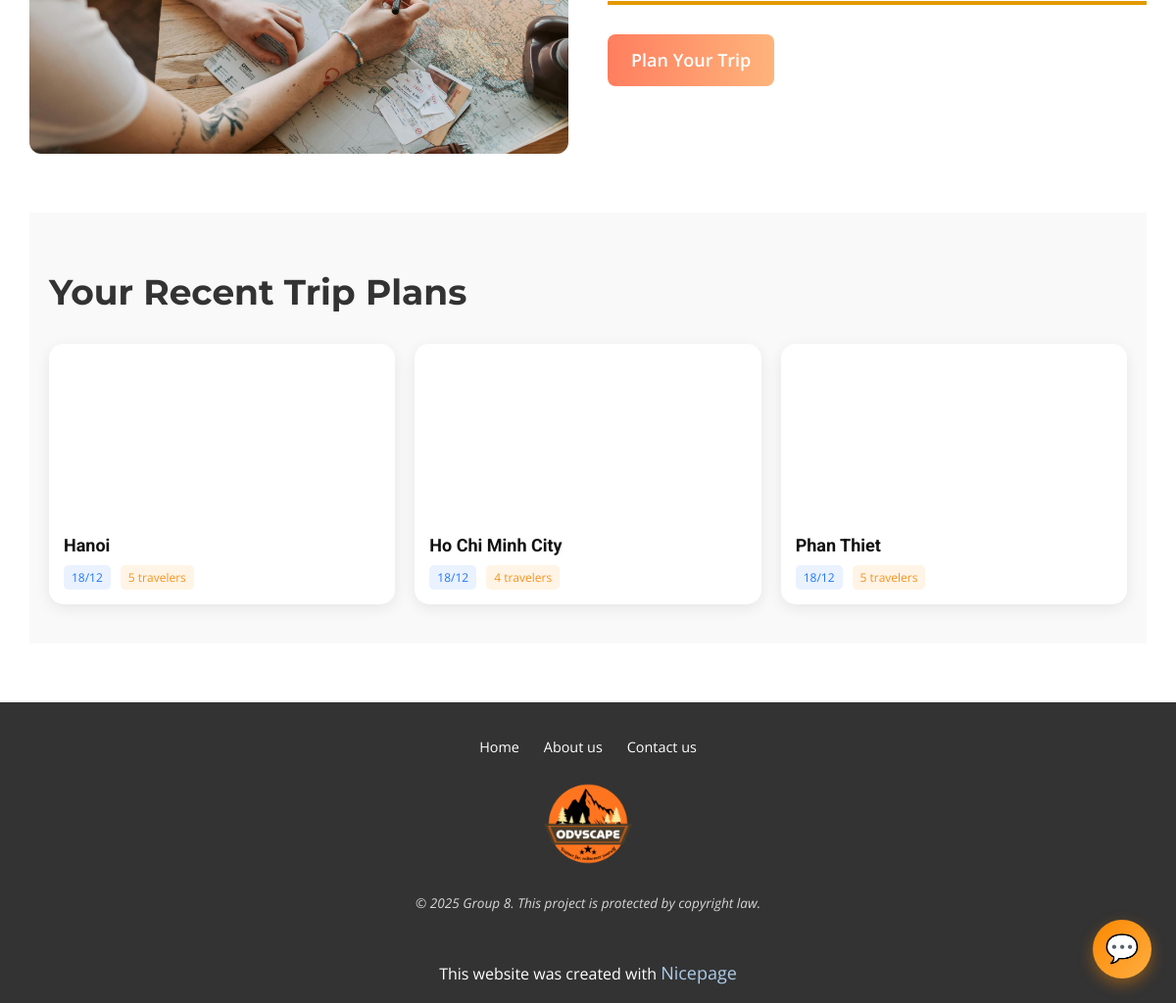
The app's page /en/ (signed in, lower part), older data.
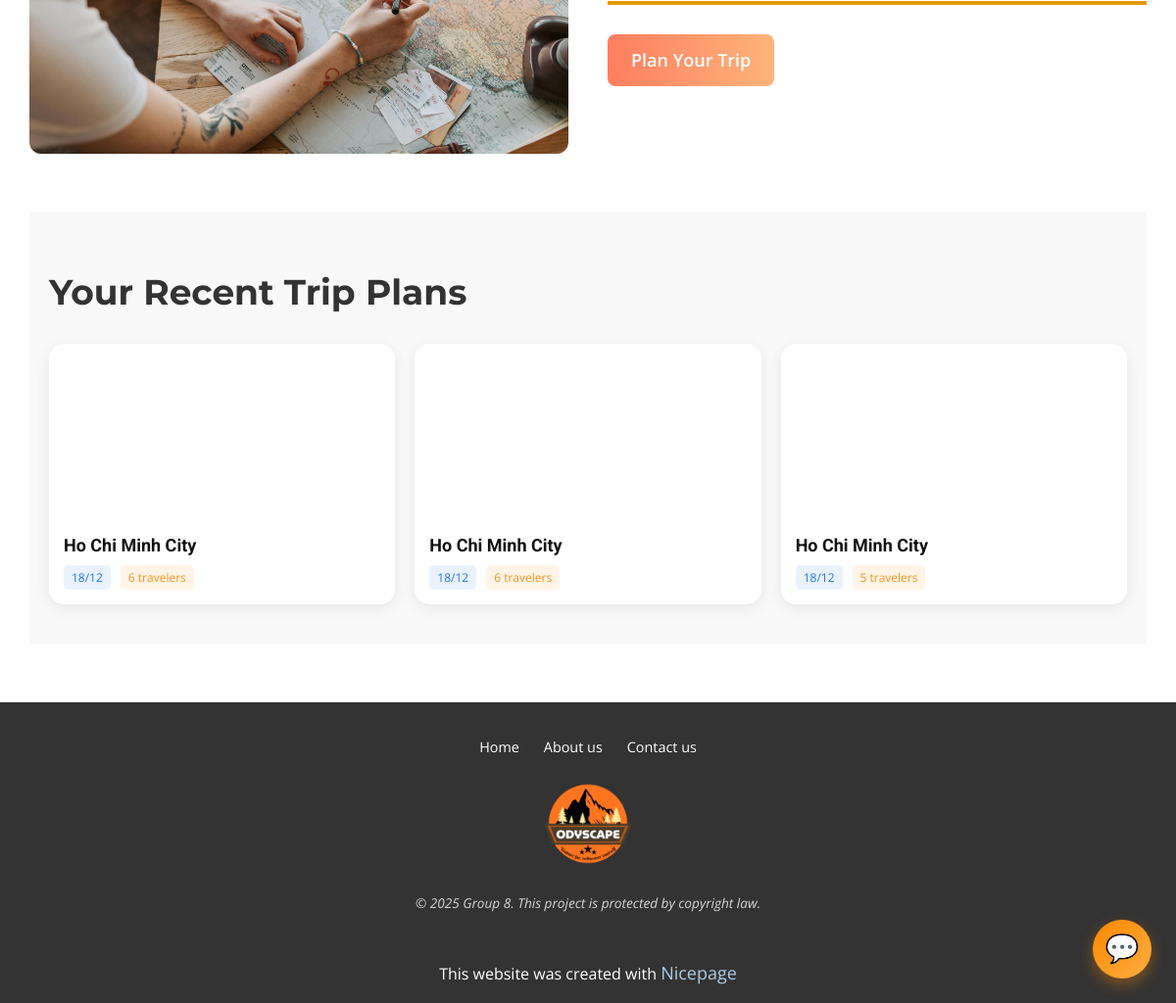
The same page, newer data.
### sightseeing/models.py (models this page shows, shortened)
class Trip(models.Model):
    user = models.ForeignKey(User, on_delete=models.CASCADE)
    destination = models.CharField(max_length=200, null=True, blank=True)
    departure_date = models.DateField(null=True, blank=True)
    arrival_date = models.DateField(null=True, blank=True)
    budget = models.IntegerField(null=True, blank=True)  # Budget in million VND
    travelers = models.IntegerField(default=1, null=True, blank=True)
    price_per_person = models.DecimalField(
        max_digits=10,
        decimal_places=2,
        null=True,
        blank=True
    )  # Price per person in VND
    created_at = models.DateTimeField(auto_now_add=True)
    updated_at = models.DateTimeField(auto_now=True)

### sightseeing/views.py (the view)
# urls.py: path('', views.get_home, name='home'),
@ensure_csrf_cookie
def get_home(request):
    all_locations = Location.objects.all().order_by('locationName')
    all_categories = Destinations.objects.values_list('category', flat=True).distinct().order_by('category')
    all_categories = [cat for cat in all_categories if cat]
    loc_danang = Location.objects.filter(locationName__icontains='Da Nang').first()
    loc_hcm = Location.objects.filter(locationName__icontains='Ho Chi Minh').first()
    loc_hanoi = Location.objects.filter(locationName__icontains='Hanoi').first()
    loc_hue = Location.objects.filter(locationName__icontains='Hue').first()
    loc_quangninh = Location.objects.filter(locationName__icontains='Quang Ninh').first()
    loc_phuquoc = Location.objects.filter(locationName__icontains='Phu Quoc').first()
    personalized_recommendations = []
    saved_trips = []
    if request.user.is_authenticated:
        saved_trips = Trip.objects.filter(user=request.user).order_by('-updated_at')[:3]
        for trip in saved_trips:
            trip.display_image = f"https://picsum.photos/seed/{trip.destination}/800/400"
            if trip.destination:
                search_term = trip.destination.strip()
                dest = Destinations.objects.filter(desName__icontains=search_term).first()
                if dest:
                    images = dest.get_image_list() if hasattr(dest, 'get_image_list') else []
                    trip.display_image = images[0] if images else (dest.image_url or trip.display_image)
                else:
                    dest_in_loc = Destinations.objects.filter(location__locationName__icontains=search_term).first()
                    if dest_in_loc:
                        images = dest_in_loc.get_image_list() if hasattr(dest_in_loc, 'get_image_list') else []
                        trip.display_image = images[0] if images else (dest_in_loc.image_url or trip.display_image)
        try:
            recommender = get_recommender()
            user_profile = UsersProfile.objects.filter(user=request.user).first()
            if user_profile and user_profile.custom_user_id:
                user_prefs = {}
                user_data = request.session.get('user_preferences')
                if user_data:
                    prefs = user_data.get('trip_preferences', {})
                    user_prefs = {
                        'category': ', '.join(prefs.get('tags', [])),
                        'budget': prefs.get('budget', 0)
                    }
                collab_recommendations = recommender.recommend_for_user(
                    user_profile.custom_user_id,
                    user_preferences=user_prefs,
                    top_n=6
                )
                if not collab_recommendations.empty:
                    print(f"Found {len(collab_recommendations)} personalized hybrid recommendations for homepage")
                    for _, row in collab_recommendations.iterrows():
                        try:
                            dest = Destinations.objects.get(destination_id=row['destination_id'])
                            rec_dict = {
                                'id': dest.id,
                                'name': dest.desName,
                                'location': dest.location.locationName if dest.location else 'Unknown',
                                'category': dest.category or 'General',
                                'rating': dest.rating or 0.0,
                                'image_url': dest.get_thumbnail_url() or 'https://picsum.photos/seed/default/400/300',
                                'hybrid_score': row['hybrid_score']
                            }
                            personalized_recommendations.append(rec_dict)
                        except Destinations.DoesNotExist:
                            continue
        except Exception as e:
            print(f"Error getting personalized hybrid recommendations: {e}")
    if not personalized_recommendations:
        try:
            recommender = get_recommender()
            popular_dests = recommender.get_popular_destinations(top_n=6)
            if not popular_dests.empty:
                for _, row in popular_dests.iterrows():
                    try:
                        dest = Destinations.objects.get(destination_id=row['destination_id'])
                        rec_dict = {
                            'id': dest.id,
                            'name': dest.desName,
                            'location': dest.location.locationName if dest.location else 'Unknown',
                            'category': dest.category or 'General',
                            'rating': dest.rating or 0.0,
                            'image_url': dest.get_thumbnail_url() or 'https://picsum.photos/seed/default/400/300',
                            'average_user_rating': row['average_user_rating']
                        }
                        personalized_recommendations.append(rec_dict)
                    except Destinations.DoesNotExist:
                        continue
        except Exception as e:
            print(f"Error getting popular destinations: {e}")
    context = {
        'all_locations': all_locations,
        'all_categories': all_categories,
        'danang_id': loc_danang.id if loc_danang else None,
        'hcm_id': loc_hcm.id if loc_hcm else None,
        'hanoi_id': loc_hanoi.id if loc_hanoi else None,
        'hue_id': loc_hue.id if loc_hue else None,
        'quangninh_id': loc_quangninh.id if loc_quangninh else None,
        'phuquoc_id': loc_phuquoc.id if loc_phuquoc else None,
        'saved_trips': saved_trips,
        'selected_location': '',
        'selected_category': '',
        'selected_rating': '',
        'personalized_recommendations': personalized_recommendations,
        'trip_count': TripItem.objects.filter(user=request.user).count() if request.user.is_authenticated else 0,
    }
    return render(request, 'homepage.html', context)

### sightseeing/Services/recommender.py (called while the page is built)
def get_recommender(reload=False) -> HybridRecommender:
    global _recommender_instance
    if _recommender_instance is None or reload:
        _recommender_instance = HybridRecommender()
    return _recommender_instance

### sightseeing/models.py (called while the page is built)
    def get_image_list(self):
        if self.image_urls:
            return [url.strip() for url in self.image_urls.split('|||') if url.strip()]
        elif self.image_url:
            return [self.image_url]
        return []

### sightseeing/templates/homepage.html (shortened to what the changed rows need)
{% load static %}
{% load i18n %}
<!DOCTYPE html>
<html style="font-size: 16px;" lang="{{ LANGUAGE_CODE }}"><head>
    <link rel="stylesheet" href="{% static 'css/nicepage.css' %}" media="screen">
  <link rel="stylesheet" href="{% static 'css/index.css' %}" media="screen">
</head>
<body data-home-page="Homepage.html" data-home-page-title="Homepage" data-path-to-root="./" data-include-products="true" class="u-body u-clearfix u-overlap u-overlap-contrast u-xl-mode" data-lang="en">
        <link rel="stylesheet" href="https://cdn.jsdelivr.net/npm/swiper@11/swiper-bundle.min.css" />
    <section id="sec-merged" class="u-clearfix u-white" style="padding:60px 20px;">
  <div class="u-clearfix u-sheet" style="max-width:1200px; margin:0 auto;">
    {% if saved_trips %}
<section class="u-clearfix u-section-saved-trips" style="padding: 40px 20px; background-color: #f9f9f9;">
  <div class="u-clearfix u-sheet" style="max-width: 1200px; margin: 0 auto;">
    <div style="display: flex; gap: 20px; flex-wrap: wrap; justify-content: flex-start;">
      {% for trip in saved_trips %}
      <a href="{% url 'trip_planner' %}?trip_id={{ trip.id }}" style="text-decoration: none; color: inherit; flex: 1 1 300px; max-width: 380px;">
        <div style="background: white; border-radius: 15px; overflow: hidden; box-shadow: 0 4px 15px rgba(0,0,0,0.08); transition: transform 0.2s;" onmouseover="this.style.transform='translateY(-5px)'" onmouseout="this.style.transform='translateY(0)'">
          <div style="height: 180px; background-image: url('{{ trip.display_image }}'); background-size: cover; background-position: center;"></div>
          <div style="padding: 15px;">
            <h4 style="margin: 0 0 10px; font-size: 18px; font-weight: 700;">{{ trip.destination }}</h4>
            <div style="display: flex; gap: 10px;">
                {% if trip.departure_date %}
                <span style="font-size: 12px; background: #eaf2ff; color: #1e76ff; padding: 3px 8px; border-radius: 5px;">
                    {{ trip.departure_date|date:"d/m" }}
                </span>
                {% endif %}
                <span style="font-size: 12px; background: #fff4e6; color: #f7931e; padding: 3px 8px; border-radius: 5px;">
                    {{ trip.travelers }} {% trans "travelers" %}
                </span>
            </div>
          </div>
        </div>
      </a>
      {% endfor %}
    </div>
  </div>
</section>
{% endif %}
  </div>
</section>
</body>
</html>

Row changes from the older to the newer data that the page shows:
no longer on this page (row unchanged): Trip: destination "Hanoi", departure_date "18/12", travelers "5"
no longer on this page (row unchanged): Trip: destination "Ho Chi Minh City", departure_date "18/12", travelers "4"
removed Trip: destination "Phan Thiet", departure_date "18/12", travelers "5"
added Trip: destination "Ho Chi Minh City", departure_date "18/12", travelers "6"
added Trip: destination "Ho Chi Minh City", departure_date "18/12", travelers "6"
added Trip: destination "Ho Chi Minh City", departure_date "18/12", travelers "5"
